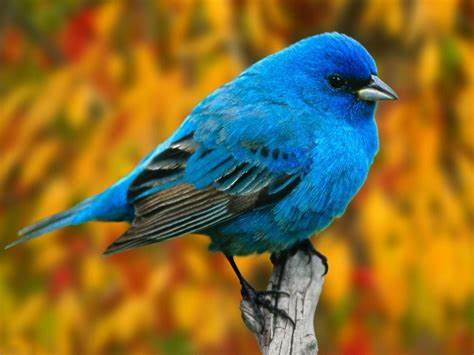
#> input picture getting_started/images/bluebird.jpg, 474 x 355 px, found by its file name
$ python the_frequency_domain.py
#> lines starting #> are read from the running program, lines starting #| are printed output that depends on the picture; long printed decimals are rounded
import cv2
import matplotlib.pyplot as plt
import numpy as np

plt.rcParams['image.cmap'] = 'gray'

img = cv2.imread('images/bluebird.jpg', cv2.IMREAD_GRAYSCALE)
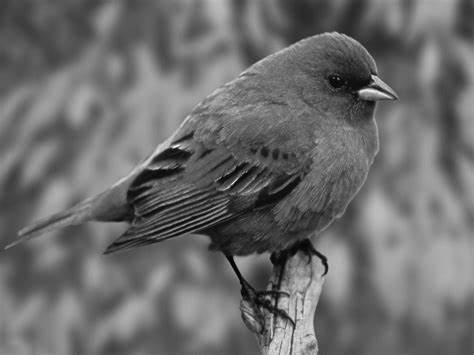
#> img: shape (355, 474); min 0, max 255, mean 108.1
plt.imshow(img)

bird_dft = np.fft.fft2(img)

bird_dft_plot = 20 * np.log(np.abs(bird_dft))
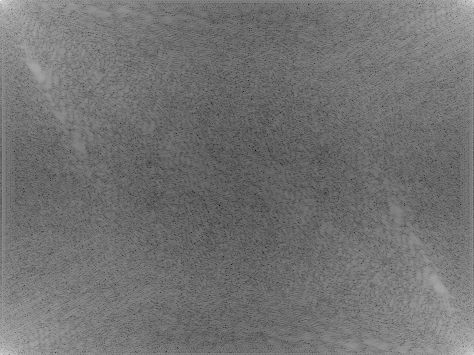
#> bird_dft_plot: shape (355, 474) float64; min -6.08, max 334.3, mean 146.9; drawn with min black and max white

plt.imshow(bird_dft_plot)

bird_dft_shift = np.fft.fftshift(bird_dft)

bird_dft_shift_plot = 20 * np.log(np.abs(bird_dft_shift))
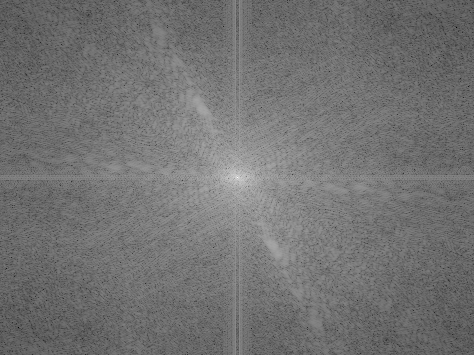
#> bird_dft_shift_plot: shape (355, 474) float64; min -6.08, max 334.3, mean 146.9; drawn with min black and max white

plt.imshow(bird_dft_shift_plot)

print(bird_dft_shift[0, 0], bird_dft_shift[0, 473])
#| (-251.344+74.8431493757886j) (101.073+201.21336184778522j)
print(bird_dft_shift[354, 0], bird_dft_shift[354, 473])
#| (-251.344-74.84314937578779j) (-25.647+395.2020048527576j)

print(bird_dft[0, 0], bird_dft[0, 473])
#| (18194304+0j) (758460.089+252643.9595796683j)
print(bird_dft[354, 0], bird_dft[354, 473])
#| (182332.279+55637.25613112544j) (-1417654.181-493032.0461571574j)

get_ipython().run_line_magic('pinfo2', 'np.fft.fft2')

Ts = 1/50
t = np.arange(0, 10, Ts)
x = np.sin(2 * np.pi * 15 * t) + np.sin(2 * np.pi * 20 * t) #sin(2 pi frequency time)
plt.plot(t, x)

y = np.fft.fft(x)
fs = 1/Ts
f = np.arange(0, len(y)) * fs/len(y) #k(index)/N(no of elements in fft) * R(sampling rate)

plt.plot(f, abs(y)) # abs(y) == magnitude == sqrt(re**2 + img**2)

xnoise = np.random.randn(len(y))
x = x + xnoise
plt.plot(t, x)

y_dirty = np.fft.fft(x)
y_dirty_shift = np.fft.fftshift(y_dirty)
fshift = np.arange(-len(x)/2, len(x)/2) * ((1/Ts) / len(x))
plt.plot(fshift, abs(y_dirty_shift))

y_clean = y_dirty.copy()
y_clean[abs(y_clean) < 100] = 0
x_clean = np.fft.ifft(y_clean)
plt.plot(t, x_clean)

#read an image
python = cv2.imread('images/python.bmp', cv2.IMREAD_GRAYSCALE)

#> (the run stopped early here; a loop or call above may not have finished)

$ run again, with getting_started/images/cubes.png saved as getting_started/images/bluebird.jpg
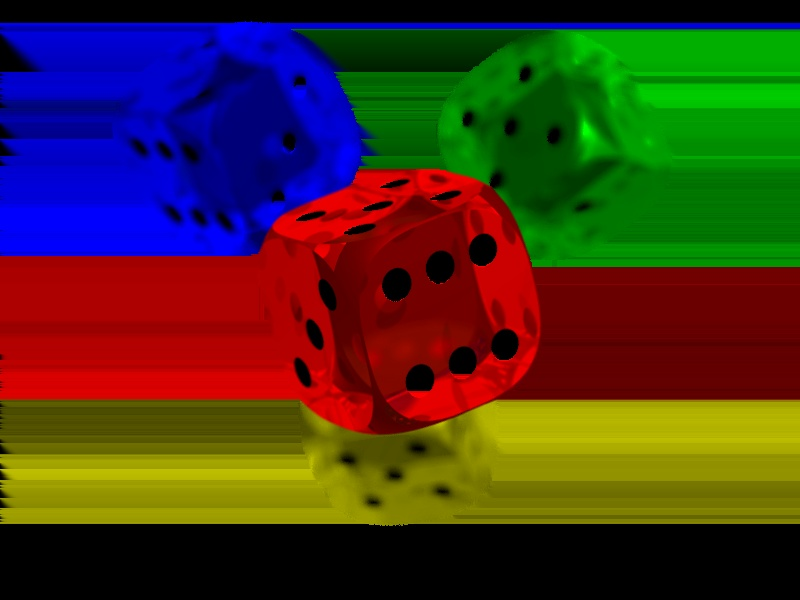
#> input picture getting_started/images/cubes.png, 800 x 600 px, found by its file name
#> `img = cv2.imread('images/bluebird.jpg', cv2.IMREAD_GRAYSCALE)`:
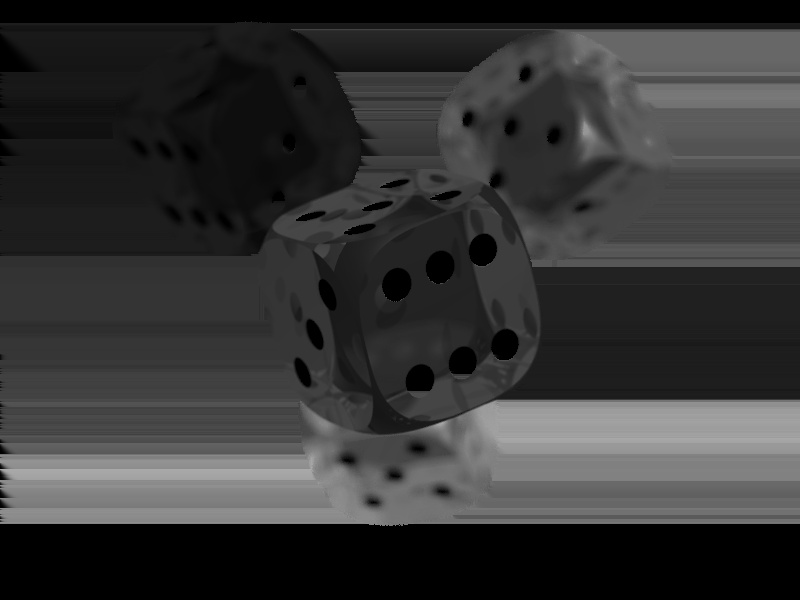
#> img: shape (600, 800); min 0, max 172, mean 52.8
#> `bird_dft_shift_plot = 20 * np.log(np.abs(bird_dft_shift))`:
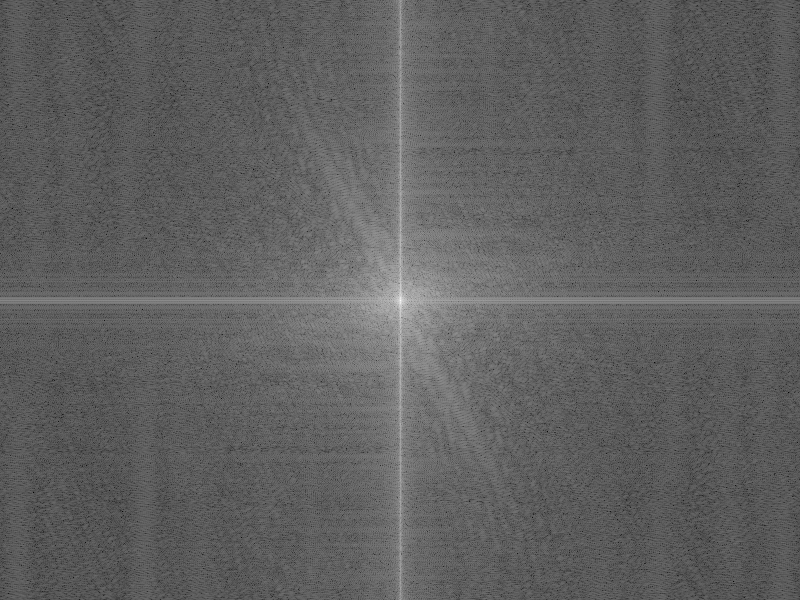
#> bird_dft_shift_plot: shape (600, 800) float64; min 16.1, max 341, mean 138.7; drawn with min black and max white
#| (-239.000+2.8421709430404007e-13j) (-206.817+253.88638260337746j)
#| (442.648+66.87544124921443j) (-768.302-893.2727172062266j)
#| (25332587+0j) (-12314.829-3827.8550854543714j)
#| (-34106.279+8143.8528021011225j) (-745.134+328.24884859469205j)
